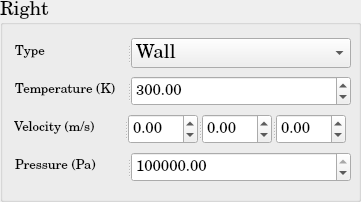
          <widget class="QGroupBox" name="SP_BoundaryCondition_Right">
           <property name="minimumSize">
            <size>
             <width>361</width>
             <height>202</height>
            </size>
           </property>
           <property name="maximumSize">
            <size>
             <width>361</width>
             <height>202</height>
            </size>
           </property>
           <property name="font">
            <font>
             <family>Century Schoolbook L</family>
             <pointsize>14</pointsize>
             <weight>50</weight>
             <bold>false</bold>
            </font>
           </property>
           <property name="title">
            <string>Right</string>
           </property>
           <layout class="QGridLayout" name="gridLayout_41">
            <item row="0" column="0">
             <widget class="QSplitter" name="splitter_60">
              <property name="minimumSize">
               <size>
                <width>338</width>
                <height>30</height>
               </size>
              </property>
              <property name="maximumSize">
               <size>
                <width>331</width>
                <height>30</height>
               </size>
              </property>
              <property name="orientation">
               <enum>Qt::Horizontal</enum>
              </property>
              <widget class="QLabel" name="SP_Type_Right_BC">
               <property name="minimumSize">
                <size>
                 <width>110</width>
                 <height>30</height>
                </size>
               </property>
               <property name="maximumSize">
                <size>
                 <width>110</width>
                 <height>30</height>
                </size>
               </property>
               <property name="text">
                <string>&lt;html&gt;&lt;head/&gt;&lt;body&gt;&lt;p&gt;&lt;span style=&quot; font-size:10pt;&quot;&gt;Type&lt;/span&gt;&lt;/p&gt;&lt;/body&gt;&lt;/html&gt;</string>
               </property>
              </widget>
              <widget class="QComboBox" name="SP_Type_Right_BC_ComboBox">
               <property name="minimumSize">
                <size>
                 <width>220</width>
                 <height>30</height>
                </size>
               </property>
               <property name="maximumSize">
                <size>
                 <width>220</width>
                 <height>30</height>
                </size>
               </property>
               <item>
                <property name="text">
                 <string>Wall</string>
                </property>
               </item>
               <item>
                <property name="text">
                 <string>Inlet</string>
                </property>
               </item>
               <item>
                <property name="text">
                 <string>Outlet</string>
                </property>
               </item>
               <item>
                <property name="text">
                 <string>Neumann</string>
                </property>
               </item>
               <item>
                <property name="text">
                 <string>Dirichlet</string>
                </property>
               </item>
              </widget>
             </widget>
            </item>
            <item row="3" column="0">
             <widget class="QSplitter" name="splitter_53">
              <property name="minimumSize">
               <size>
                <width>338</width>
                <height>30</height>
               </size>
              </property>
              <property name="maximumSize">
               <size>
                <width>331</width>
                <height>30</height>
               </size>
              </property>
              <property name="orientation">
               <enum>Qt::Horizontal</enum>
              </property>
              <widget class="QLabel" name="SP_Pressure_Right_BC">
               <property name="minimumSize">
                <size>
                 <width>110</width>
                 <height>30</height>
                </size>
               </property>
               <property name="maximumSize">
                <size>
                 <width>110</width>
                 <height>30</height>
                </size>
               </property>
               <property name="text">
                <string>&lt;html&gt;&lt;head/&gt;&lt;body&gt;&lt;p&gt;&lt;span style=&quot; font-size:10pt;&quot;&gt;Pressure (Pa)&lt;/span&gt;&lt;/p&gt;&lt;/body&gt;&lt;/html&gt;</string>
               </property>
              </widget>
              <widget class="QDoubleSpinBox" name="SP_Pressure_Right_BC_doubleSpinBox">
               <property name="minimumSize">
                <size>
                 <width>220</width>
                 <height>30</height>
                </size>
               </property>
               <property name="maximumSize">
                <size>
                 <width>220</width>
                 <height>30</height>
                </size>
               </property>
               <property name="font">
                <font>
                 <pointsize>11</pointsize>
                </font>
               </property>
               <property name="maximum">
                <double>1000000000.000000000000000</double>
               </property>
               <property name="value">
                <double>100000.000000000000000</double>
               </property>
              </widget>
             </widget>
            </item>
            <item row="2" column="0">
             <widget class="QSplitter" name="splitter_50">
              <property name="orientation">
               <enum>Qt::Horizontal</enum>
              </property>
              <widget class="QLabel" name="SP_Velocity_Right_BC">
               <property name="minimumSize">
                <size>
                 <width>110</width>
                 <height>30</height>
                </size>
               </property>
               <property name="maximumSize">
                <size>
                 <width>110</width>
                 <height>30</height>
                </size>
               </property>
               <property name="text">
                <string>&lt;html&gt;&lt;head/&gt;&lt;body&gt;&lt;p&gt;&lt;span style=&quot; font-size:10pt;&quot;&gt;Velocity (m/s)&lt;/span&gt;&lt;/p&gt;&lt;/body&gt;&lt;/html&gt;</string>
               </property>
              </widget>
              <widget class="QSplitter" name="splitter_52">
               <property name="minimumSize">
                <size>
                 <width>220</width>
                 <height>30</height>
                </size>
               </property>
               <property name="maximumSize">
                <size>
                 <width>212</width>
                 <height>30</height>
                </size>
               </property>
               <property name="orientation">
                <enum>Qt::Horizontal</enum>
               </property>
               <widget class="QDoubleSpinBox" name="SP_Velocity_1d_Right_BC_doubleSpinBox">
                <property name="minimumSize">
                 <size>
                  <width>68</width>
                  <height>30</height>
                 </size>
                </property>
                <property name="maximumSize">
                 <size>
                  <width>70</width>
                  <height>30</height>
                 </size>
                </property>
                <property name="font">
                 <font>
                  <pointsize>11</pointsize>
                 </font>
                </property>
                <property name="minimum">
                 <double>-1000000000.000000000000000</double>
                </property>
                <property name="maximum">
                 <double>1000000000.000000000000000</double>
                </property>
               </widget>
               <widget class="QDoubleSpinBox" name="SP_Velocity_2d_Right_BC_doubleSpinBox">
                <property name="minimumSize">
                 <size>
                  <width>68</width>
                  <height>30</height>
                 </size>
                </property>
                <property name="maximumSize">
                 <size>
                  <width>70</width>
                  <height>30</height>
                 </size>
                </property>
                <property name="font">
                 <font>
                  <pointsize>11</pointsize>
                 </font>
                </property>
                <property name="minimum">
                 <double>-1000000000.000000000000000</double>
                </property>
                <property name="maximum">
                 <double>1000000000.000000000000000</double>
                </property>
               </widget>
               <widget class="QDoubleSpinBox" name="SP_Velocity_3d_Right_BC_doubleSpinBox">
                <property name="minimumSize">
                 <size>
                  <width>68</width>
                  <height>30</height>
                 </size>
                </property>
                <property name="maximumSize">
                 <size>
                  <width>70</width>
                  <height>30</height>
                 </size>
                </property>
                <property name="font">
                 <font>
                  <pointsize>11</pointsize>
                 </font>
                </property>
                <property name="minimum">
                 <double>-1000000000.000000000000000</double>
                </property>
                <property name="maximum">
                 <double>1000000000.000000000000000</double>
                </property>
               </widget>
              </widget>
             </widget>
            </item>
            <item row="1" column="0">
             <widget class="QSplitter" name="splitter_48">
              <property name="minimumSize">
               <size>
                <width>338</width>
                <height>30</height>
               </size>
              </property>
              <property name="maximumSize">
               <size>
                <width>331</width>
                <height>30</height>
               </size>
              </property>
              <property name="orientation">
               <enum>Qt::Horizontal</enum>
              </property>
              <widget class="QLabel" name="SP_Temperature_Right_BC">
               <property name="minimumSize">
                <size>
                 <width>110</width>
                 <height>30</height>
                </size>
               </property>
               <property name="maximumSize">
                <size>
                 <width>110</width>
                 <height>30</height>
                </size>
               </property>
               <property name="text">
                <string>&lt;html&gt;&lt;head/&gt;&lt;body&gt;&lt;p&gt;&lt;span style=&quot; font-size:10pt;&quot;&gt;Temperature (K)&lt;/span&gt;&lt;/p&gt;&lt;/body&gt;&lt;/html&gt;</string>
               </property>
              </widget>
              <widget class="QDoubleSpinBox" name="SP_Temperature_Right_BC_doubleSpinBox">
               <property name="minimumSize">
                <size>
                 <width>220</width>
                 <height>30</height>
                </size>
               </property>
               <property name="maximumSize">
                <size>
                 <width>220</width>
                 <height>30</height>
                </size>
               </property>
               <property name="font">
                <font>
                 <pointsize>11</pointsize>
                </font>
               </property>
               <property name="maximum">
                <double>1000000000.000000000000000</double>
               </property>
               <property name="value">
                <double>300.000000000000000</double>
               </property>
              </widget>
             </widget>
            </item>
           </layout>
          </widget>
